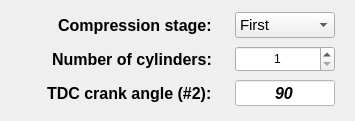
     <widget class="QWidget" name="gridLayoutWidget_2">
      <property name="geometry">
       <rect>
        <x>68</x>
        <y>16</y>
        <width>355</width>
        <height>121</height>
       </rect>
      </property>
      <layout class="QGridLayout" name="gridLayout_2">
       <item row="1" column="0">
        <widget class="QLineEdit" name="lineEdit_id_labels_5">
         <property name="enabled">
          <bool>false</bool>
         </property>
         <property name="minimumSize">
          <size>
           <width>200</width>
           <height>28</height>
          </size>
         </property>
         <property name="maximumSize">
          <size>
           <width>200</width>
           <height>28</height>
          </size>
         </property>
         <property name="palette">
          <palette>
           <active>
            <colorrole role="WindowText">
             <brush brushstyle="SolidPattern">
              <color alpha="255">
               <red>0</red>
               <green>0</green>
               <blue>0</blue>
              </color>
             </brush>
            </colorrole>
            <colorrole role="Dark">
             <brush brushstyle="SolidPattern">
              <color alpha="255">
               <red>0</red>
               <green>0</green>
               <blue>0</blue>
              </color>
             </brush>
            </colorrole>
            <colorrole role="Text">
             <brush brushstyle="SolidPattern">
              <color alpha="255">
               <red>0</red>
               <green>0</green>
               <blue>0</blue>
              </color>
             </brush>
            </colorrole>
            <colorrole role="ButtonText">
             <brush brushstyle="SolidPattern">
              <color alpha="255">
               <red>0</red>
               <green>0</green>
               <blue>0</blue>
              </color>
             </brush>
            </colorrole>
           </active>
           <inactive>
            <colorrole role="WindowText">
             <brush brushstyle="SolidPattern">
              <color alpha="255">
               <red>0</red>
               <green>0</green>
               <blue>0</blue>
              </color>
             </brush>
            </colorrole>
            <colorrole role="Dark">
             <brush brushstyle="SolidPattern">
              <color alpha="255">
               <red>0</red>
               <green>0</green>
               <blue>0</blue>
              </color>
             </brush>
            </colorrole>
            <colorrole role="Text">
             <brush brushstyle="SolidPattern">
              <color alpha="255">
               <red>0</red>
               <green>0</green>
               <blue>0</blue>
              </color>
             </brush>
            </colorrole>
            <colorrole role="ButtonText">
             <brush brushstyle="SolidPattern">
              <color alpha="255">
               <red>0</red>
               <green>0</green>
               <blue>0</blue>
              </color>
             </brush>
            </colorrole>
           </inactive>
           <disabled>
            <colorrole role="WindowText">
             <brush brushstyle="SolidPattern">
              <color alpha="255">
               <red>0</red>
               <green>0</green>
               <blue>0</blue>
              </color>
             </brush>
            </colorrole>
            <colorrole role="Dark">
             <brush brushstyle="SolidPattern">
              <color alpha="255">
               <red>0</red>
               <green>0</green>
               <blue>0</blue>
              </color>
             </brush>
            </colorrole>
            <colorrole role="Text">
             <brush brushstyle="SolidPattern">
              <color alpha="255">
               <red>0</red>
               <green>0</green>
               <blue>0</blue>
              </color>
             </brush>
            </colorrole>
            <colorrole role="ButtonText">
             <brush brushstyle="SolidPattern">
              <color alpha="255">
               <red>0</red>
               <green>0</green>
               <blue>0</blue>
              </color>
             </brush>
            </colorrole>
           </disabled>
          </palette>
         </property>
         <property name="font">
          <font>
           <family>Arial</family>
           <pointsize>12</pointsize>
           <weight>75</weight>
           <italic>false</italic>
           <bold>true</bold>
          </font>
         </property>
         <property name="focusPolicy">
          <enum>Qt::ClickFocus</enum>
         </property>
         <property name="autoFillBackground">
          <bool>false</bool>
         </property>
         <property name="text">
          <string>Number of cylinders: </string>
         </property>
         <property name="frame">
          <bool>false</bool>
         </property>
         <property name="alignment">
          <set>Qt::AlignRight|Qt::AlignTrailing|Qt::AlignVCenter</set>
         </property>
        </widget>
       </item>
       <item row="2" column="1">
        <widget class="QLineEdit" name="lineEdit_TDC_crank_angle_2">
         <property name="enabled">
          <bool>false</bool>
         </property>
         <property name="minimumSize">
          <size>
           <width>100</width>
           <height>26</height>
          </size>
         </property>
         <property name="maximumSize">
          <size>
           <width>100</width>
           <height>26</height>
          </size>
         </property>
         <property name="font">
          <font>
           <family>Arial</family>
           <pointsize>12</pointsize>
           <weight>75</weight>
           <italic>true</italic>
           <bold>true</bold>
          </font>
         </property>
         <property name="focusPolicy">
          <enum>Qt::ClickFocus</enum>
         </property>
         <property name="styleSheet">
          <string notr="true">color: rgb(0, 0, 0);
background-color: rgb(255, 255, 255);</string>
         </property>
         <property name="text">
          <string>90</string>
         </property>
         <property name="alignment">
          <set>Qt::AlignCenter</set>
         </property>
        </widget>
       </item>
       <item row="2" column="0">
        <widget class="QLineEdit" name="lineEdit_id_labels_6">
         <property name="enabled">
          <bool>false</bool>
         </property>
         <property name="minimumSize">
          <size>
           <width>200</width>
           <height>28</height>
          </size>
         </property>
         <property name="maximumSize">
          <size>
           <width>200</width>
           <height>28</height>
          </size>
         </property>
         <property name="palette">
          <palette>
           <active>
            <colorrole role="WindowText">
             <brush brushstyle="SolidPattern">
              <color alpha="255">
               <red>0</red>
               <green>0</green>
               <blue>0</blue>
              </color>
             </brush>
            </colorrole>
            <colorrole role="Dark">
             <brush brushstyle="SolidPattern">
              <color alpha="255">
               <red>0</red>
               <green>0</green>
               <blue>0</blue>
              </color>
             </brush>
            </colorrole>
            <colorrole role="Text">
             <brush brushstyle="SolidPattern">
              <color alpha="255">
               <red>0</red>
               <green>0</green>
               <blue>0</blue>
              </color>
             </brush>
            </colorrole>
            <colorrole role="ButtonText">
             <brush brushstyle="SolidPattern">
              <color alpha="255">
               <red>0</red>
               <green>0</green>
               <blue>0</blue>
              </color>
             </brush>
            </colorrole>
           </active>
           <inactive>
            <colorrole role="WindowText">
             <brush brushstyle="SolidPattern">
              <color alpha="255">
               <red>0</red>
               <green>0</green>
               <blue>0</blue>
              </color>
             </brush>
            </colorrole>
            <colorrole role="Dark">
             <brush brushstyle="SolidPattern">
              <color alpha="255">
               <red>0</red>
               <green>0</green>
               <blue>0</blue>
              </color>
             </brush>
            </colorrole>
            <colorrole role="Text">
             <brush brushstyle="SolidPattern">
              <color alpha="255">
               <red>0</red>
               <green>0</green>
               <blue>0</blue>
              </color>
             </brush>
            </colorrole>
            <colorrole role="ButtonText">
             <brush brushstyle="SolidPattern">
              <color alpha="255">
               <red>0</red>
               <green>0</green>
               <blue>0</blue>
              </color>
             </brush>
            </colorrole>
           </inactive>
           <disabled>
            <colorrole role="WindowText">
             <brush brushstyle="SolidPattern">
              <color alpha="255">
               <red>0</red>
               <green>0</green>
               <blue>0</blue>
              </color>
             </brush>
            </colorrole>
            <colorrole role="Dark">
             <brush brushstyle="SolidPattern">
              <color alpha="255">
               <red>0</red>
               <green>0</green>
               <blue>0</blue>
              </color>
             </brush>
            </colorrole>
            <colorrole role="Text">
             <brush brushstyle="SolidPattern">
              <color alpha="255">
               <red>0</red>
               <green>0</green>
               <blue>0</blue>
              </color>
             </brush>
            </colorrole>
            <colorrole role="ButtonText">
             <brush brushstyle="SolidPattern">
              <color alpha="255">
               <red>0</red>
               <green>0</green>
               <blue>0</blue>
              </color>
             </brush>
            </colorrole>
           </disabled>
          </palette>
         </property>
         <property name="font">
          <font>
           <family>Arial</family>
           <pointsize>12</pointsize>
           <weight>75</weight>
           <italic>false</italic>
           <bold>true</bold>
          </font>
         </property>
         <property name="focusPolicy">
          <enum>Qt::ClickFocus</enum>
         </property>
         <property name="autoFillBackground">
          <bool>false</bool>
         </property>
         <property name="text">
          <string>TDC crank angle (#2): </string>
         </property>
         <property name="frame">
          <bool>false</bool>
         </property>
         <property name="alignment">
          <set>Qt::AlignRight|Qt::AlignTrailing|Qt::AlignVCenter</set>
         </property>
        </widget>
       </item>
       <item row="1" column="1">
        <widget class="QSpinBox" name="spinBox_number_of_cylinders">
         <property name="minimumSize">
          <size>
           <width>100</width>
           <height>26</height>
          </size>
         </property>
         <property name="maximumSize">
          <size>
           <width>100</width>
           <height>26</height>
          </size>
         </property>
         <property name="alignment">
          <set>Qt::AlignCenter</set>
         </property>
         <property name="minimum">
          <number>1</number>
         </property>
         <property name="maximum">
          <number>2</number>
         </property>
         <property name="singleStep">
          <number>1</number>
         </property>
         <property name="value">
          <number>1</number>
         </property>
        </widget>
       </item>
       <item row="0" column="0">
        <widget class="QLineEdit" name="lineEdit_id_labels_4">
         <property name="enabled">
          <bool>false</bool>
         </property>
         <property name="minimumSize">
          <size>
           <width>200</width>
           <height>28</height>
          </size>
         </property>
         <property name="maximumSize">
          <size>
           <width>200</width>
           <height>28</height>
          </size>
         </property>
         <property name="palette">
          <palette>
           <active>
            <colorrole role="WindowText">
             <brush brushstyle="SolidPattern">
              <color alpha="255">
               <red>0</red>
               <green>0</green>
               <blue>0</blue>
              </color>
             </brush>
            </colorrole>
            <colorrole role="Dark">
             <brush brushstyle="SolidPattern">
              <color alpha="255">
               <red>0</red>
               <green>0</green>
               <blue>0</blue>
              </color>
             </brush>
            </colorrole>
            <colorrole role="Text">
             <brush brushstyle="SolidPattern">
              <color alpha="255">
               <red>0</red>
               <green>0</green>
               <blue>0</blue>
              </color>
             </brush>
            </colorrole>
            <colorrole role="ButtonText">
             <brush brushstyle="SolidPattern">
              <color alpha="255">
               <red>0</red>
               <green>0</green>
               <blue>0</blue>
              </color>
             </brush>
            </colorrole>
           </active>
           <inactive>
            <colorrole role="WindowText">
             <brush brushstyle="SolidPattern">
              <color alpha="255">
               <red>0</red>
               <green>0</green>
               <blue>0</blue>
              </color>
             </brush>
            </colorrole>
            <colorrole role="Dark">
             <brush brushstyle="SolidPattern">
              <color alpha="255">
               <red>0</red>
               <green>0</green>
               <blue>0</blue>
              </color>
             </brush>
            </colorrole>
            <colorrole role="Text">
             <brush brushstyle="SolidPattern">
              <color alpha="255">
               <red>0</red>
               <green>0</green>
               <blue>0</blue>
              </color>
             </brush>
            </colorrole>
            <colorrole role="ButtonText">
             <brush brushstyle="SolidPattern">
              <color alpha="255">
               <red>0</red>
               <green>0</green>
               <blue>0</blue>
              </color>
             </brush>
            </colorrole>
           </inactive>
           <disabled>
            <colorrole role="WindowText">
             <brush brushstyle="SolidPattern">
              <color alpha="255">
               <red>0</red>
               <green>0</green>
               <blue>0</blue>
              </color>
             </brush>
            </colorrole>
            <colorrole role="Dark">
             <brush brushstyle="SolidPattern">
              <color alpha="255">
               <red>0</red>
               <green>0</green>
               <blue>0</blue>
              </color>
             </brush>
            </colorrole>
            <colorrole role="Text">
             <brush brushstyle="SolidPattern">
              <color alpha="255">
               <red>0</red>
               <green>0</green>
               <blue>0</blue>
              </color>
             </brush>
            </colorrole>
            <colorrole role="ButtonText">
             <brush brushstyle="SolidPattern">
              <color alpha="255">
               <red>0</red>
               <green>0</green>
               <blue>0</blue>
              </color>
             </brush>
            </colorrole>
           </disabled>
          </palette>
         </property>
         <property name="font">
          <font>
           <family>Arial</family>
           <pointsize>12</pointsize>
           <weight>75</weight>
           <italic>false</italic>
           <bold>true</bold>
          </font>
         </property>
         <property name="focusPolicy">
          <enum>Qt::ClickFocus</enum>
         </property>
         <property name="autoFillBackground">
          <bool>false</bool>
         </property>
         <property name="text">
          <string>Compression stage: </string>
         </property>
         <property name="frame">
          <bool>false</bool>
         </property>
         <property name="alignment">
          <set>Qt::AlignRight|Qt::AlignTrailing|Qt::AlignVCenter</set>
         </property>
        </widget>
       </item>
       <item row="0" column="1">
        <widget class="QComboBox" name="comboBox_stage">
         <property name="minimumSize">
          <size>
           <width>100</width>
           <height>26</height>
          </size>
         </property>
         <property name="maximumSize">
          <size>
           <width>100</width>
           <height>26</height>
          </size>
         </property>
         <property name="font">
          <font>
           <pointsize>11</pointsize>
          </font>
         </property>
         <item>
          <property name="text">
           <string>First</string>
          </property>
         </item>
         <item>
          <property name="text">
           <string>Second</string>
          </property>
         </item>
         <item>
          <property name="text">
           <string>Third</string>
          </property>
         </item>
        </widget>
       </item>
      </layout>
     </widget>
